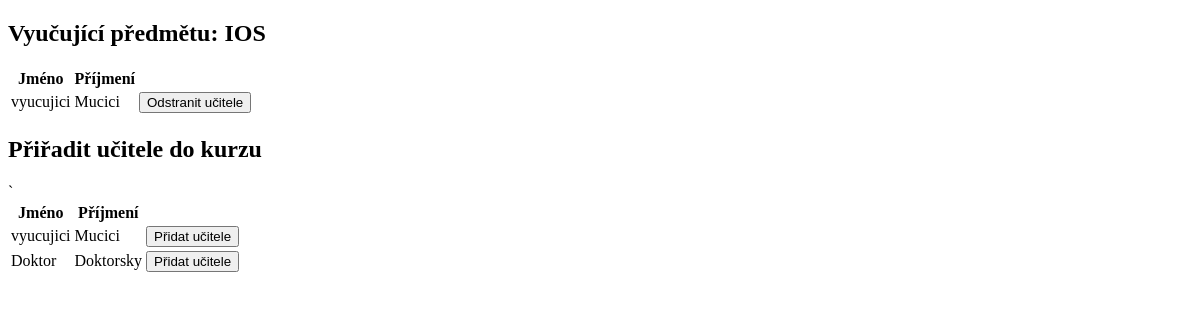
The app's page /views/subject_views/subject_info_teacher.php?zkratka=IOS (signed in), older data.
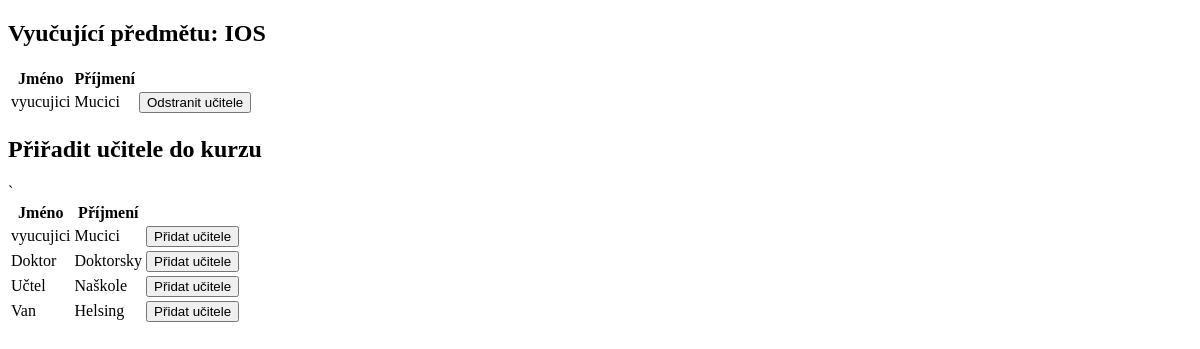
The same page, newer data.
### tables this page shows
CREATE TABLE Osoba (
	ID_Osoba INT(5) NOT NULL AUTO_INCREMENT,
	jmeno varchar(15) NOT NULL,
	prijmeni varchar(15) NOT NULL,
	email varchar(50) NOT NULL,
    heslo varchar(255) NOT NULL,  
	telefon INT(9) NOT NULL,
    role varchar(4) NOT NULL,  
	PRIMARY KEY (ID_Osoba)
);

### misc/db_conn_parameters.php (called while the page is built)
<?php
function getDbConnectionParams()
{
    $connString = "mysql:host=db;dbname=mydatabase";
    $userName = "myuser";
    $password = "mypassword";
    $options = array(
        PDO::MYSQL_ATTR_INIT_COMMAND => "SET NAMES 'utf8'"
    );
    return array(
        "connString" => $connString,
        "userName" => $userName,
        "password" => $password,
        "options" => $options
    );
}

### services/subject_service.php (called while the page is built, shortened)
<?php
require_once __DIR__ . "/../misc/db_conn_parameters.php";
class subjectService {
    private PDO $pdo;
    function __construct()
    {
        try {
            $params = getDbConnectionParams();
            $this->pdo = new PDO($params["connString"], $params["userName"], $params["password"], $params["options"]);
        }
        catch (PDOException $e) {
            error_log("Chyba při navazování spojení s databází: " . $e->getMessage());
        }
    }
    function getSubjectInfo($id) {
        try {
            $stmt = $this->pdo->prepare("SELECT Predmet.*, Osoba.jmeno, Osoba.prijmeni
                                        FROM Predmet JOIN Osoba ON Predmet.garant = Osoba.ID_Osoba
                                        WHERE zkratka = (?)");
            $stmt->execute(array($id));
            return $stmt->fetch(PDO::FETCH_ASSOC);
        }
        catch (PDOException $e) {
            error_log("Data input not successful");
            return null;
        }
    }
    function getSubjectTeachers($subjectId) {
        try {
            $stmt = $this->pdo->prepare("SELECT Osoba.ID_Osoba, jmeno, prijmeni
                                        FROM Osoba
                                        JOIN Osoba_predmet ON Osoba.ID_Osoba = Osoba_predmet.ID_Osoba
                                        JOIN Predmet ON Osoba_predmet.zkratka = Predmet.zkratka
                                        WHERE Predmet.zkratka = ? AND Osoba.role = ?");
            $stmt->execute(array($subjectId, "vyuc"));
            return $stmt->fetchAll(PDO::FETCH_ASSOC);
        }
        catch (PDOException $e) {
            error_log("Couldn't get subject teachers: " . $e->getMessage());
            return null;
        }
    }
}

### services/user_service.php (called while the page is built, shortened)
<?php
require_once __DIR__ . "/../misc/db_conn_parameters.php";
class userService {
    private PDO $pdo;
    function __construct()
    {
        try {
            $params = getDbConnectionParams();
            $this->pdo = new PDO($params["connString"], $params["userName"], $params["password"], $params["options"]);
        }
        catch (PDOException $e) {
            error_log("Chyba při navazování spojení s databází: " . $e->getMessage());
        }
    }
    function getUsersByRole($role) {
        try {
            $stmt = $this->pdo->prepare("SELECT ID_Osoba, jmeno, prijmeni FROM Osoba WHERE role = ?");
            $stmt->execute(array($role));
            return $stmt->fetchAll(PDO::FETCH_ASSOC);
        }
        catch (PDOException $e) {
            error_log("Chyba při načítání informací o uživatelech $role: " . $e->getMessage());
            return null;
        }
    }
}

### views/subject_views/subject_info_teacher.php (the view, shortened to what the changed rows need)
<?php
require_once "../../common.php";
require_once "../../services/subject_service.php";
require_once "../../services/user_service.php";
$subjectService = new subjectService();
$infoArray = $subjectService->getSubjectInfo($_GET["zkratka"]);
?>
<h2>Vyučující předmětu: <?= $infoArray['zkratka']; ?></h2>
<?php
$subjectService = new subjectService();
$subjectTeachers = $subjectService->getSubjectTeachers($infoArray["zkratka"]);
if (!$subjectTeachers) {
    echo "<p>" . "K předmětu nejsou zařazeni žádní učitelé." . "</p>";
}
else { ?>
    <table>
        <tr>
            <th>Jméno</th>
            <th>Příjmení</th>
        </tr>
        <?php
        foreach ($subjectTeachers as $teacher) {
            echo "<tr>
                    <td>{$teacher["jmeno"]}</td>
                    <td>{$teacher["prijmeni"]}</td>
                    <td>
                        <form method='post' action='/controllers/subject_controllers/remove_teacher.php'>
                            <input type='hidden' name='teacherId' value='{$teacher["ID_Osoba"]}'>
                            <input type='hidden' name='subjectId' value='{$_GET["zkratka"]}'>
                            <button type='submit'>Odstranit učitele</button>
                        </form>
                    </td>
                </tr>";
        }
        ?>
    </table>
<?php } ?>
<h2> Přiřadit učitele do kurzu </h2>
<?php
$userService = new userService();
$teachers = $userService->getUsersByRole("vyuc");
if (!$teachers) {
    echo "<p>" . "Žádní učitelé nejsou k dispozici." . "</p>";
}
else { ?>
    <table>
        <tr>
            <th>Jméno</th>
            <th>Příjmení</th>`
        </tr>
        <?php
        foreach ($teachers as $teacher) {
            echo "<tr>
                    <td>{$teacher["jmeno"]}</td>
                    <td>{$teacher["prijmeni"]}</td>
                    <td>
                        <form method='post' action='/controllers/subject_controllers/add_teacher.php'>
                            <input type='hidden' name='teacherId' value='{$teacher["ID_Osoba"]}'>
                            <input type='hidden' name='subjectId' value='{$_GET["zkratka"]}'>
                            <button type='submit'>Přidat učitele</button>
                        </form>
                    </td>
                </tr>";
        }
        ?>
    </table>
<?php } ?>

Row changes from the older to the newer data that the page shows:
added osoba: jmeno "Učtel", prijmeni "Naškole", shown under "Přiřadit učitele do kurzu"
added osoba: jmeno "Van", prijmeni "Helsing", shown under "Přiřadit učitele do kurzu"
